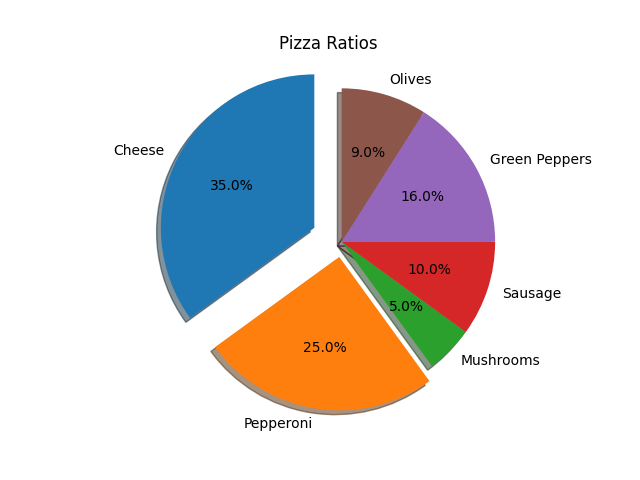

Here is the Python script that generated this plot:
#!/usr/bin/env python3
""" Alta3 | J Stowe
    Pie Chart Test """

import matplotlib.pyplot as plt
import numpy as np
import matplotlib
matplotlib.use('Agg')


def main():

    # Pie chart, where the slices will be ordered and plotted counter-clockwise:
    labels = 'Cheese', 'Pepperoni', 'Mushrooms', 'Sausage', 'Green Peppers', 'Olives'
    sizes = [35, 25, 5, 10, 16, 9]
    # "explode" the 1st and 2nd slice (i.e. 'Cheese' and 'Pepperoni')
    explode = (0.2, 0.1, 0, 0, 0, 0)

    fig1, ax1 = plt.subplots()
    ax1.pie(sizes, explode=explode, labels=labels, autopct='%1.1f%%',
            shadow=True, startangle=90)
    # Equal aspect ratio ensures that pie is drawn as a circle.
    ax1.axis('equal')

    plt.title('Pizza Ratios') # simple title

    plt.savefig("/home/student/MyCode/graphing/pie_chart.png")


if __name__ == "__main__":
    main()
